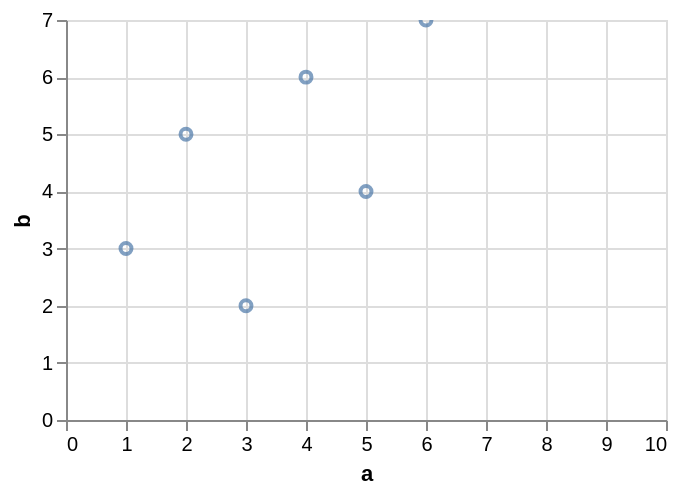

Express this chart as Vega-Lite.
### Vega-Lite specification from a JSON file in a GitHub repository (floating-point values rounded to 4 significant figures)
{"$schema": "https://vega.github.io/schema/vega-lite/v6.json", "data": {"values": [{"a": 1, "b": 3, "c": "x", "d": "2020-01-01"}, {"a": 2, "b": 5, "c": "y", "d": "2020-03-01"}, {"a": 3, "b": 2, "c": "x", "d": "2020-06-01"}, {"a": 4, "b": 6, "c": "z", "d": "2020-09-01"}, {"a": 5, "b": 4, "c": "y", "d": "2021-01-01"}, {"a": 6, "b": 7, "c": "z", "d": "2021-04-01"}]}, "width": 300, "height": 200, "params": [{"name": "lo", "value": [0, 10]}], "mark": "point", "encoding": {"x": {"field": "a", "type": "quantitative", "scale": {"domain": {"param": "lo"}}}, "y": {"field": "b", "type": "quantitative"}}}
